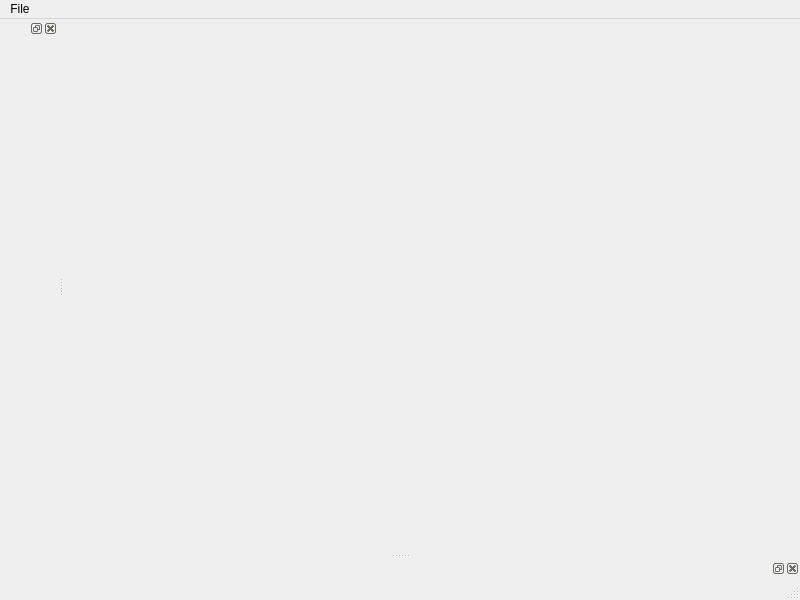
<?xml version="1.0" encoding="UTF-8"?>
<ui version="4.0">
 <class>MainWindow</class>
 <widget class="QMainWindow" name="MainWindow">
  <property name="geometry">
   <rect>
    <x>0</x>
    <y>0</y>
    <width>800</width>
    <height>600</height>
   </rect>
  </property>
  <property name="windowTitle">
   <string>MainWindow</string>
  </property>
  <widget class="QWidget" name="centralwidget"/>
  <widget class="QMenuBar" name="menubar">
   <property name="geometry">
    <rect>
     <x>0</x>
     <y>0</y>
     <width>800</width>
     <height>21</height>
    </rect>
   </property>
   <widget class="QMenu" name="menuFile">
    <property name="title">
     <string>File</string>
    </property>
   </widget>
   <addaction name="menuFile"/>
  </widget>
  <widget class="QStatusBar" name="statusbar"/>
  <widget class="QDockWidget" name="dockWidget">
   <attribute name="dockWidgetArea">
    <number>8</number>
   </attribute>
   <widget class="QWidget" name="dockWidgetContents"/>
  </widget>
  <widget class="QDockWidget" name="dockWidget_2">
   <attribute name="dockWidgetArea">
    <number>1</number>
   </attribute>
   <widget class="QWidget" name="dockWidgetContents_2"/>
  </widget>
 </widget>
 <resources/>
 <connections/>
</ui>
